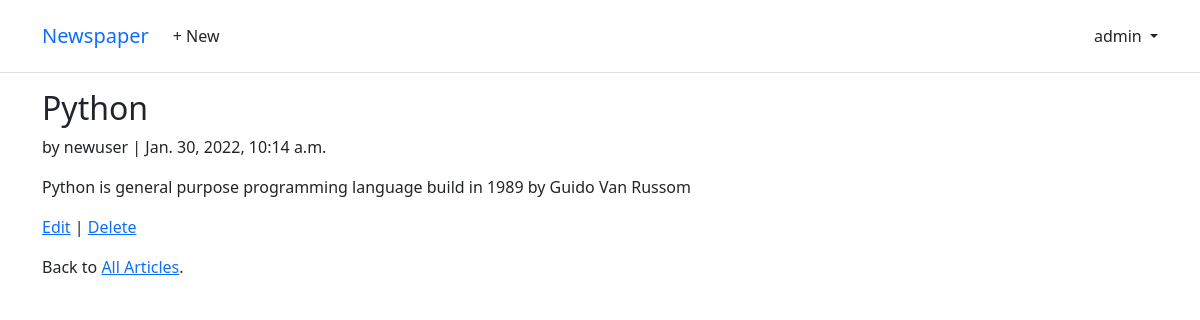
/articles/2/ (signed in), run on the app's committed database.
### users/models.py (models this page shows)
class CustomUser(AbstractUser):
    age = models.PositiveBigIntegerField(null=True, blank=True)

### articles/models.py (models this page shows, shortened)
class Article(models.Model):
    title = models.CharField(max_length=255)
    body = models.TextField()
    date = models.DateTimeField(auto_now_add=True)
    author = models.ForeignKey(get_user_model(), on_delete=models.CASCADE)

### articles/views.py (the view)
# urls.py: path("<int:pk>/", ArticleDetailView.as_view(), name="article_detail"),
class ArticleDetailView(DetailView):
    model = Article
    template_name = "article_detail.html"

### templates/article_detail.html
{% extends 'base.html' %}
{% block content %}
    <div class="article-entry">
        <h2>{{ object.title }}</h2>
        <p>by {{ object.author }} | {{ object.date }}</p>
        <p>{{ object.body }}</p>
    </div>
    <p><a href="{% url 'article_edit' article.pk %}">Edit</a> |
        <a href="{% url 'article_delete' article.pk %}">Delete</a></p>
        <p>Back to <a href="{% url 'article_list' %}">All Articles</a>.</p>
{% endblock content %}

### templates/base.html (shortened to what this page needs)
<!DOCTYPE html>
<html>
<head>
    <link href="https://cdn.jsdelivr.net/npm/bootstrap@5.1.3/dist/css/bootstrap.min.css" rel="stylesheet"
>
</head>
<body>
    <header class="p-3 mb-3 border-bottom">
        <div class="container ">
            <div class="d-flex flex-wrap align-items-center justify-content-center
            justify-content-lg-start">
                <a class="navbar-brand" href="{% url 'home' %}">Newspaper</a>
                <ul class="nav col-12 col-lg-auto me-lg-auto mb-2 justify-content-center
              mb-md-0">
                    {% if user.is_authenticated %}
                    <li><a href="{% url 'article_create' %}" class="nav-link px-2 link-dark">+ New</a></li>
                </ul>
                <div class="dropdown text-end">
                    <a href="#" class="d-block link-dark text-decoration-none dropdown-toggle" id="dropdownUser1"
                        data-bs-toggle="dropdown" aria-expanded="false">
                        {{ user.username }}
                    </a>
                </div>
                {% else %}
                </ul>
                <div class="text-end">
                    <a href="{% url 'login' %}" class="btn btn-outline-primary me-2">Log In</a>
                    <a href="{% url 'signup' %}" class="btn btn-primary">Sign Up</a>
                </div>
                {% endif %}
            </div>
        </div>
    </header>
    <main class="container">
        {% block content %}
        {% endblock content %}
    </main>
</body>
</html>

### data on the page
CustomUser: username "admin"
Article: title "Python", author "newuser", date "Jan. 30, 2022, 10:14 a.m.", body "Python is general purpose programming language build in 1989 by Guido Van Russom"
